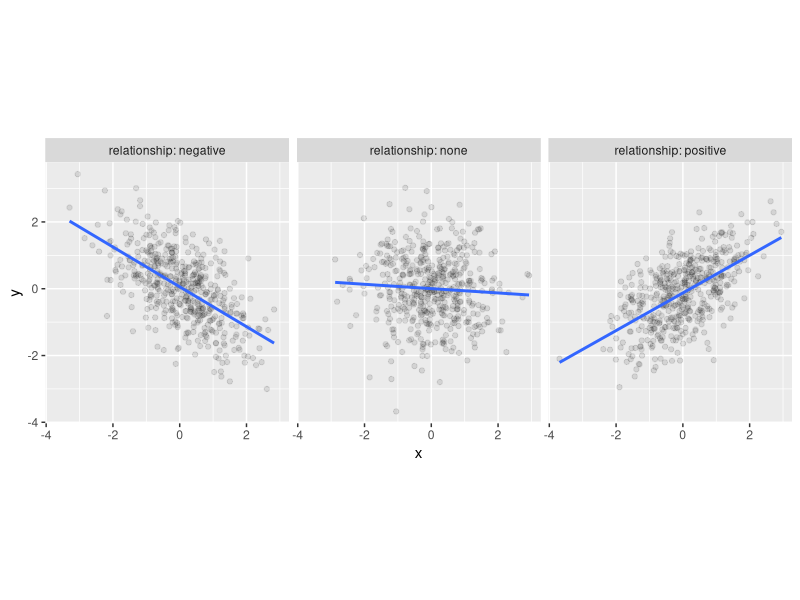
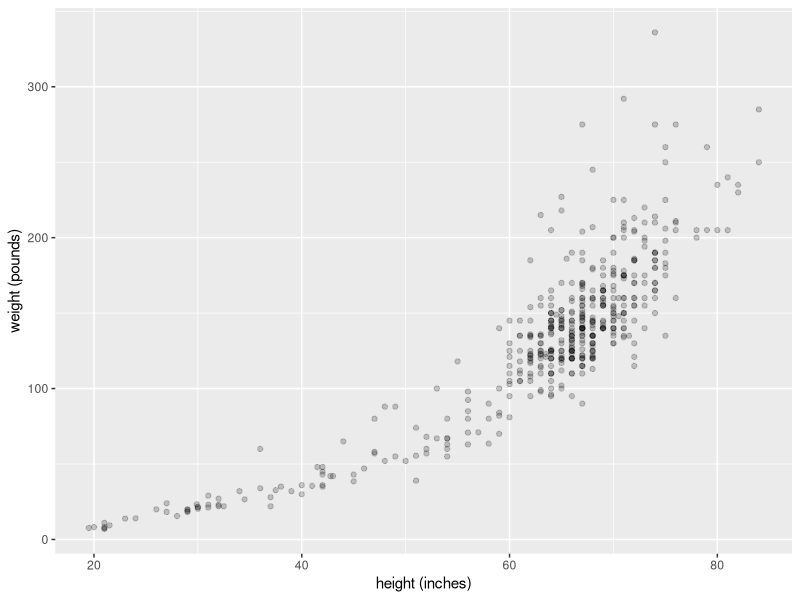
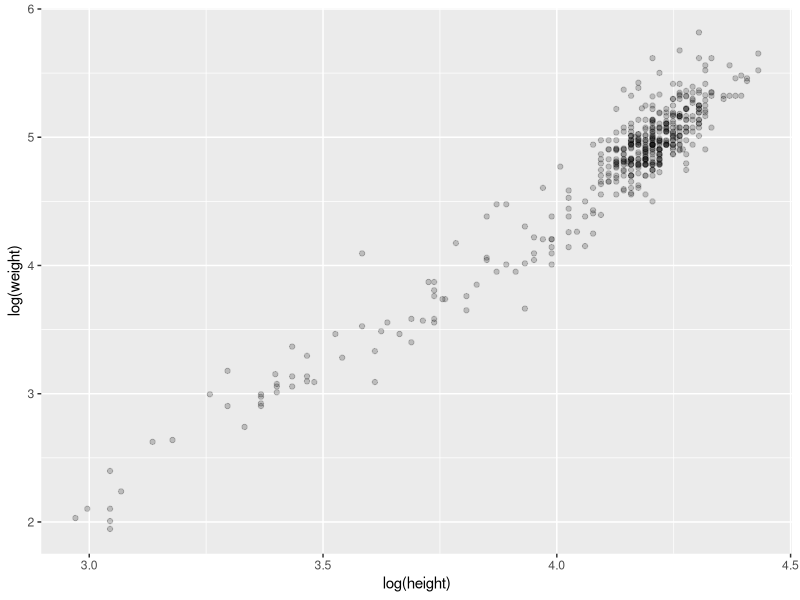
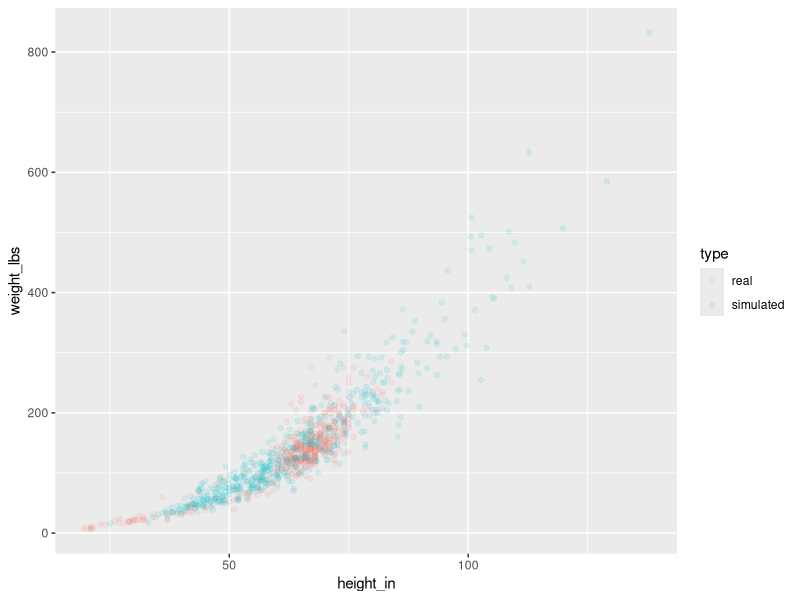

Source code (R) for these figures, in order:
## ---- chunk 1
#| label: fig-correlation-relationships
#| fig.width: 6
#| fig.height: 3
#| echo: false
#| message: false
#| fig.cap: "Different types of bivariate relationships."
library("tidyverse")

set.seed(1451)

.pos <- MASS::mvrnorm(500, c(0, 0), matrix(c(1, .6, .6, 1), ncol = 2))
.neg <- MASS::mvrnorm(500, c(0, 0), matrix(c(1, -.6, -.6, 1), ncol = 2))
.none <- MASS::mvrnorm(500, c(0, 0), matrix(c(1, 0, 0, 1), ncol = 2))

.mytib <- tibble(
  relationship = factor(c("negative", "none", "positive"),
                        levels = c("negative", "none", "positive")),
  data = list(tibble(x = .neg[, 1], y = .neg[, 2]),
              tibble(x = .none[ ,1], y = .none[, 2]),
              tibble(x = .pos[, 1], y = .pos[, 2]))
) |>
  unnest(data)

ggplot(.mytib, aes(x, y)) +
  facet_wrap(~ relationship,
             labeller = "label_both") + 
  geom_point(alpha = .1) +
  geom_smooth(method = "lm", se = FALSE) +
  coord_cartesian(xlim = c(-4, 4), ylim = c(-4, 4)) +
  coord_equal()
## ---- chunk 2
library("tidyverse")

handw <- read_csv("data/heights_and_weights.csv", col_types = "dd")

ggplot(handw, aes(height_in, weight_lbs)) + 
  geom_point(alpha = .2) +
  labs(x = "height (inches)", y = "weight (pounds)") 
## ---- chunk 3
handw_log <- handw |>
  mutate(hlog = log(height_in),
         wlog = log(weight_lbs))
## ---- chunk 4
sumstats <- 
  handw_log |> summarize(mh = mean(hlog),
                        mw = mean(wlog),
                        sh = sd(hlog),
                        sw = sd(wlog))

hwcor <- cor(handw_log |> pull(hlog), handw_log |> pull(wlog))

ggplot(handw_log, aes(hlog, wlog)) +
  geom_point(alpha = .2) +
  labs(x = "log(height)", y = "log(weight)")
## ---- chunk 5
#| label: secret-chunk
#| include: false
.mh <- sumstats |> pull(mh) |> round(2)
.sh <- sumstats |> pull(sh) |> round(2)
.mw <- sumstats |> pull(mw) |> round(2)
.sw <- sumstats |> pull(sw) |> round(2)
.rho <- round(hwcor, 2)
## ---- chunk 6
my_cov <- .96 * .26 * .65
## ---- chunk 7
my_Sigma <- matrix(c(.26^2, my_cov, my_cov, .65^2), ncol = 2)
my_Sigma
## ---- chunk 8
set.seed(62) # for reproducibility

# passing the *named* vector c(height = 4.11, weight = 4.74)
# for mu gives us column names in the output
log_ht_wt <- MASS::mvrnorm(6, 
                           c(height = 4.11, weight = 4.74), 
                           my_Sigma)

log_ht_wt
## ---- chunk 9
exp(log_ht_wt)
## ---- chunk 10
#| label: secret-block-2
#| include: false
.sim_h <- exp(log_ht_wt)[1, 1] |> round(2)
.ft <- floor(.sim_h / 12)
.in <- round((.sim_h - floor(.sim_h)) * 12)
.sim_w <- exp(log_ht_wt)[1, 2] |> round(2)
## ---- chunk 11
## simulate new humans
new_humans <- MASS::mvrnorm(500, 
                            c(height_in = 4.11, weight_lbs = 4.74),
                            my_Sigma) |>
  exp() |> # back-transform from log to inches and pounds
  as_tibble() |> # make tibble for plotting
  mutate(type = "simulated") # tag them as simulated

## combine real and simulated datasets
## handw is variable containing data from heights_and_weights.csv
alldata <- bind_rows(handw |> mutate(type = "real"), 
                     new_humans)

ggplot(alldata, aes(height_in, weight_lbs)) +
  geom_point(aes(colour = type), alpha = .1)
